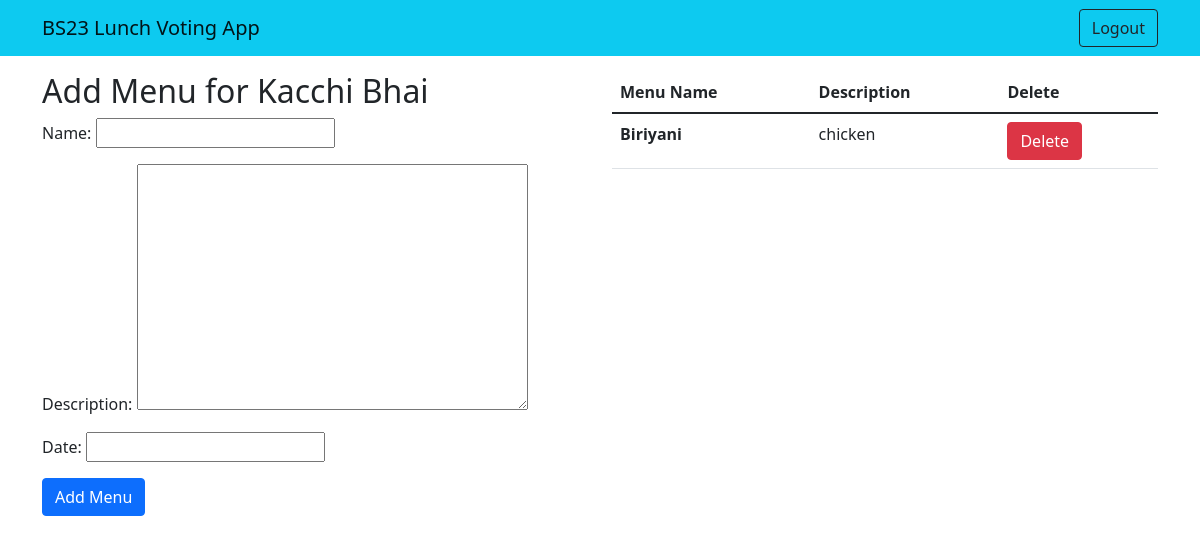
Page /restaurants/add-menu/1/ (signed in) on the earlier database version.
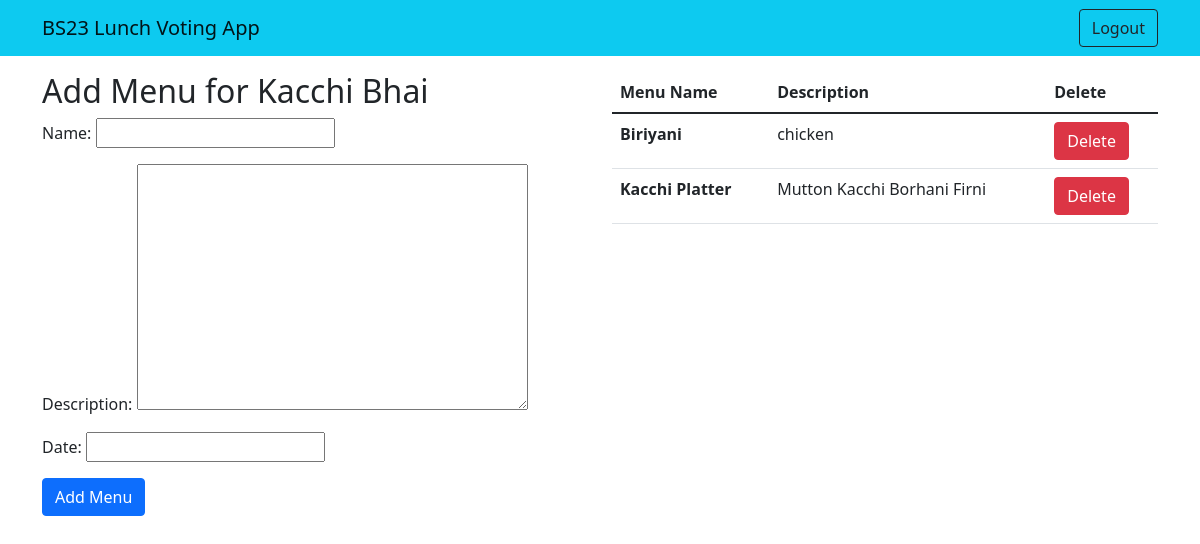
Same page on the later database version.
### restaurant_lunch_vote/models.py (models this page shows, shortened)
class Menu(models.Model):
    restaurant = models.ForeignKey(Restaurant, on_delete=models.CASCADE)
    name = models.CharField(max_length=255)
    description = models.TextField()
    date = models.DateField()

### restaurant_lunch_vote/views.py (the view)
# urls.py: path('add-menu/<int:restaurant_id>/', add_menu, name='add_menu'),
@user_passes_test(lambda u: u.is_superuser)
def add_menu(request, restaurant_id):
    restaurant = get_object_or_404(Restaurant, pk=restaurant_id)
    restaurant_menus = Menu.objects.filter(restaurant=restaurant)
    if request.method == 'POST':
        form = MenuForm(request.POST)
        if form.is_valid():
            menu = form.save(commit=False)
            menu.restaurant = restaurant
            menu.save()
            return redirect('admin-dashboard')
    else:
        form = MenuForm()
    return render(request, 'add_menu.html', {'form': form, 'restaurant': restaurant,'menus':restaurant_menus})

### restaurant_lunch_vote/forms.py
class MenuForm(forms.ModelForm):
    class Meta:
        model = Menu
        fields = ['name', 'description', 'date']

### templates/add_menu.html (shortened to what this page needs)
{% extends 'base.html' %}
{% block content %}
<div class="container mt-3">
    <div class="row">
    <div class="col-md-6">
    <h2>Add Menu for {{ restaurant.name }}</h2>
    <form method="post" action="{% url 'add_menu' restaurant.id %}">
        {{ form.as_p }}
        <button class="btn btn-primary" type="submit">Add Menu</button>
    </form>
    </div>
    <div class="col-md-6">
        <table class="table">
            <thead>
              <tr>
                <th scope="col">Menu Name</th>
                <th scope="col">Description</th>
                <th scope="col">Delete</th>
              </tr>
            </thead>
            <tbody>
                {% for menu in menus %}
                  <tr>
                    <th scope="row">{{menu.name}}</th>
                    <td>{{menu.description}}</td>
                    <td><a
                        type="button"
                        href="{% url 'delete-menu' menu.id %}"
                        class="btn btn-danger"
                    >
                        Delete
                    </a>
                    </td>
                  </tr>
                {% endfor %}
                </tbody>
              </table>
    </div>
</div>
</div>
{% endblock %}

Differences in the rows shown:
added Menu: name "Kacchi Platter", description "Mutton Kacchi Borhani Firni"
